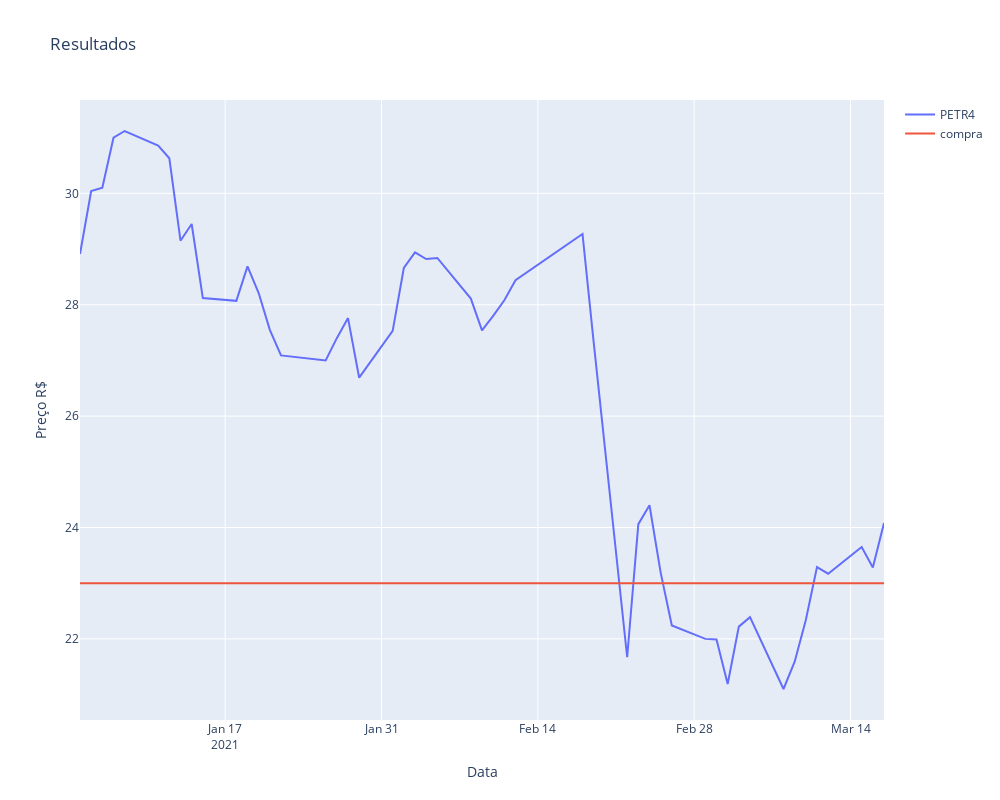

The notebook cell this image was saved under:
### Markdown cell above
# Plots

### Code cell
# Create traces
merged['compra'] = 23
layout = go.Layout(title="Resultados",xaxis=dict(title="Data"), yaxis=dict(title="Preço R$"))
fig = go.Figure(layout = layout)
fig.add_trace(go.Scatter(x=merged.index, y=merged["close-PETR4.SA"], mode='lines', name='PETR4',))
fig.add_trace(go.Scatter(x=merged.index, y=merged["compra"],mode='lines',name='compra'))

fig.update_layout(autosize=False,width=1000,height=800,)

fig.show()
